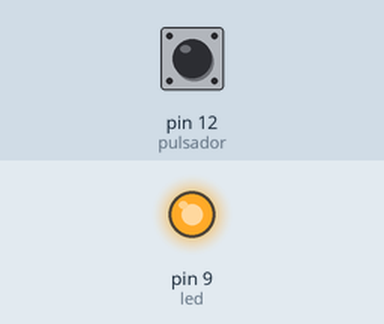
This sketch was run on a simulated Arduino Uno, built with avr-gcc and run on an emulated ATmega328P. On the bench: output pins drawn as LEDs (lit = HIGH). Inputs (shaded band) come from the test bench; at power-on: pin 12 (pulsador) HIGH.

Above: at 1.2 s.
1.3 s: pin 12 (pulsador) pulled LOW for 0.15 s
At 1.45 s:
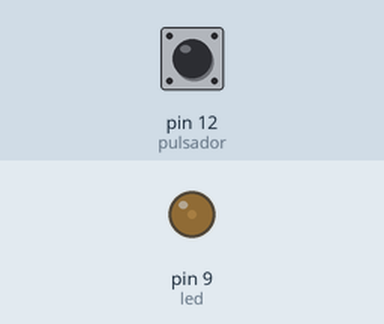
4.3 s: pin 12 (pulsador) pulled LOW for 1 s
At 5.05 s:
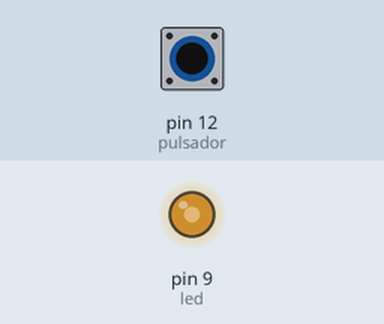
Timing chart, 0 to 8.4 s (numbered marks = the images above; inputs shaded):
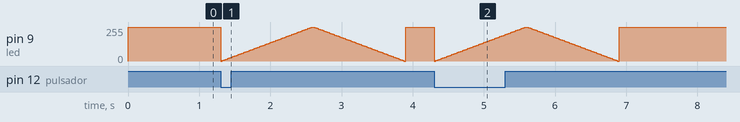

The sketch:

4-LED_PULSADOR_PWM.ino
```cpp
int pulsador=12;
int led=9;
int i;
void setup(){
	pinMode(pulsador, INPUT_PULLUP); //HIGH por defecto
	pinMode(led, OUTPUT);
}
void loop() {
	//digitalWrite(led,digitalRead(pulsador));
	//LED encendido sin dar pulsador
	//Al dar pulsador va de apagado a máximo y a apagado
	digitalWrite(led,HIGH);
	while ( digitalRead(pulsador) == LOW ) {
		for ( i = 0; i <= 255 ; i=i+5 ) {
			analogWrite(led,i);
			delay(25);
		}
		for ( i = 255 ; i >= 0; i=i-5 ) {
			analogWrite(led,i);
			delay(25);
		}
	}
}
```
